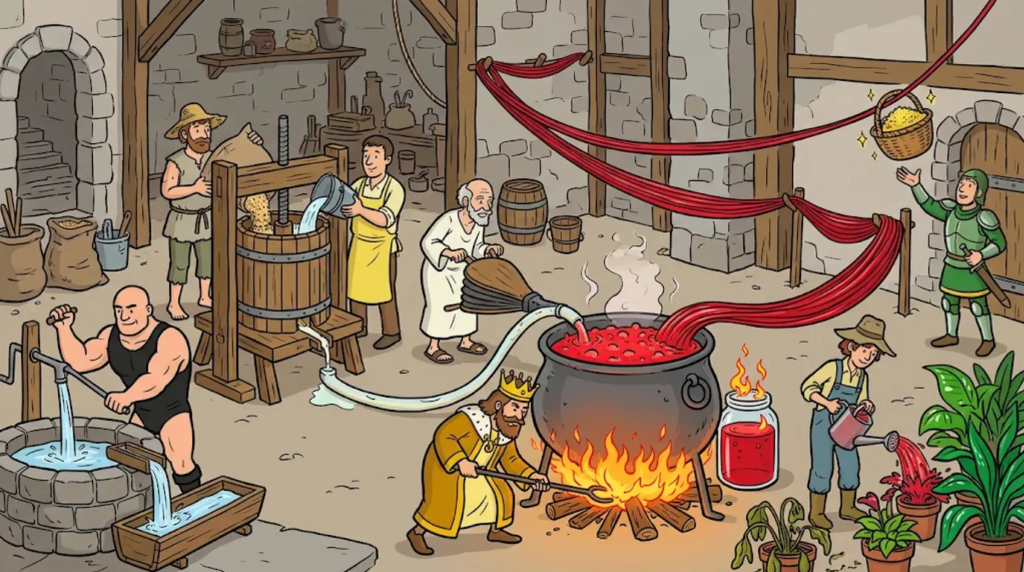
#> input picture src/lessons/design/new-jq-16/base_v1.webp, 2048 x 1144 px (shown at 1/2 size)
$ python dice_v3.py base_v1.webp base_v1.webp
#> lines starting #> are read from the running program, lines starting #| are printed output that depends on the picture
# 주사위 1·4 = 十四經脈(靈樞 營氣 — 營血이 十四經脈을 돎) — 붉은 실 고리 곁 벽에
import sys
from PIL import Image, ImageDraw
src, out = sys.argv[1], sys.argv[2]
im = Image.open(src).convert('RGB'); d = ImageDraw.Draw(im)
#> further down, im is the input picture: PIL image 2048x1144 RGB; mean R, G, B 144.3, 123.6, 101
PIPS = {1: [(.5, .5)], 4: [(.27, .27), (.27, .73), (.73, .27), (.73, .73)], 3: [(.25, .25), (.5, .5), (.75, .75)], 6: [(.27, .22), (.27, .5), (.27, .78), (.73, .22), (.73, .5), (.73, .78)]}
def die(x, y, s, n, rot=0):
    d.rounded_rectangle((x + 5, y + 6, x + s + 5, y + s + 6), radius=s // 6, fill=(60, 70, 60))  # 그림자
    d.rounded_rectangle((x, y, x + s, y + s), radius=s // 6, fill=(252, 248, 236), outline=(15, 15, 15), width=max(3, s // 18))
    r = s * .09
    for px, py in PIPS[n]:
        cx, cy = x + px * s, y + py * s
        d.ellipse((cx - r, cy - r, cx + r, cy + r), fill=(15, 15, 15))
F = 2048 / 1421
for (vx, vy, n) in [(1110, 178, 1), (1158, 178, 4)]:
    die(int(vx * F), int(vy * F), 64, n)
im.save(out); print('ok')
#> after `im.save(out)`:
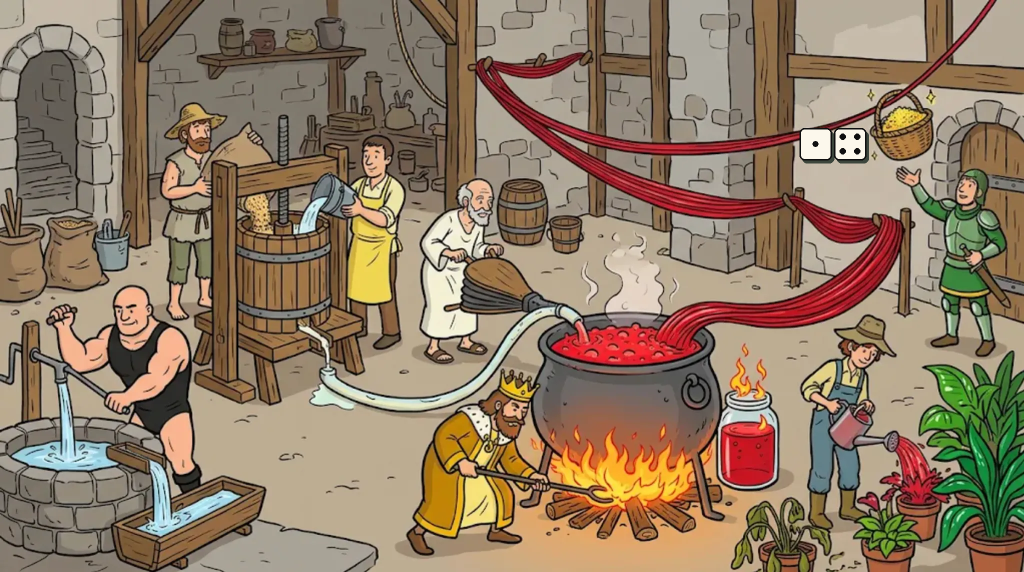
#> saved as base_v1.webp: PIL image 2048x1144 RGB (shown at 1/2 size); mean R, G, B 144.3, 123.6, 101.1
#| ok
